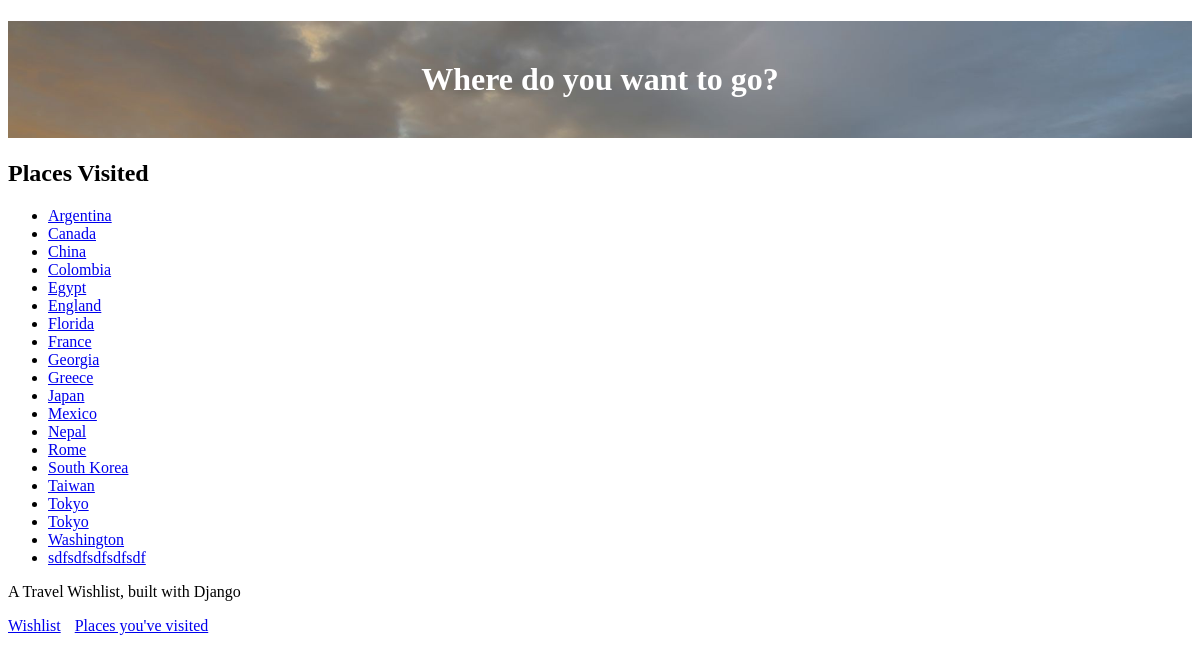
The page /visited (signed in) on the database as committed earlier.
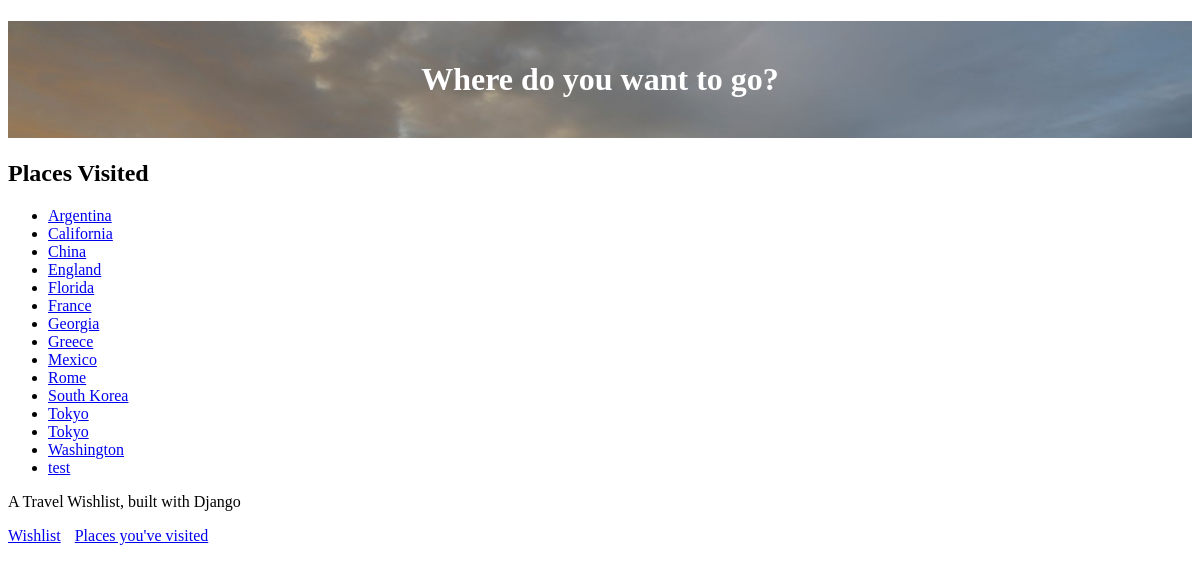
The same page on the database as committed later.
### travel_wishlist/models.py (models this page shows, shortened)
class Place(models.Model):
    user = models.ForeignKey('auth.user', null=False, on_delete=models.CASCADE)
    name = models.CharField(max_length=200)
    visited = models.BooleanField(default=False) # assume the user is creating a input they havent been to yet
    notes = models.TextField(blank=True, null=True)
    date_visited = models.DateField(blank=True, null=True)
    photo = models.ImageField(upload_to='user_images/', blank=True, null=True)

### travel_wishlist/views.py (the view)
# urls.py: path('visited', views.places_visited, name='places_visited'), # visited page
@login_required
def places_visited(request):
    visited = Place.objects.filter(visited=True).order_by('name') # get all the places from the database, and store them in a variable called visited
    return render(request, 'travel_wishlist/visited.html', {'visited': visited})

### travel_wishlist/templates/travel_wishlist/visited.html
{% extends 'travel_wishlist/base.html' %}
{% block content %}
<h2>Places Visited</h2>
{% if visited %}
<ul>
    {% for place in visited %}
    <li>
     <a href="{% url 'place_details' place.pk %}"> {{ place.name }} </a>
    </li>
    {% endfor %}
</ul>
{% else %}
<p>You have not visited any places yet</p>
{% endif %}
{% endblock %}

Rows that differ between the two databases and show on the page:
removed Place: name "Canada"
removed Place: name "Colombia"
removed Place: name "Egypt"
removed Place: name "Japan"
removed Place: name "Nepal"
removed Place: name "Taiwan"
removed Place: name "sdfsdfsdfsdfsdf"
added Place: name "California"
added Place: name "test"
